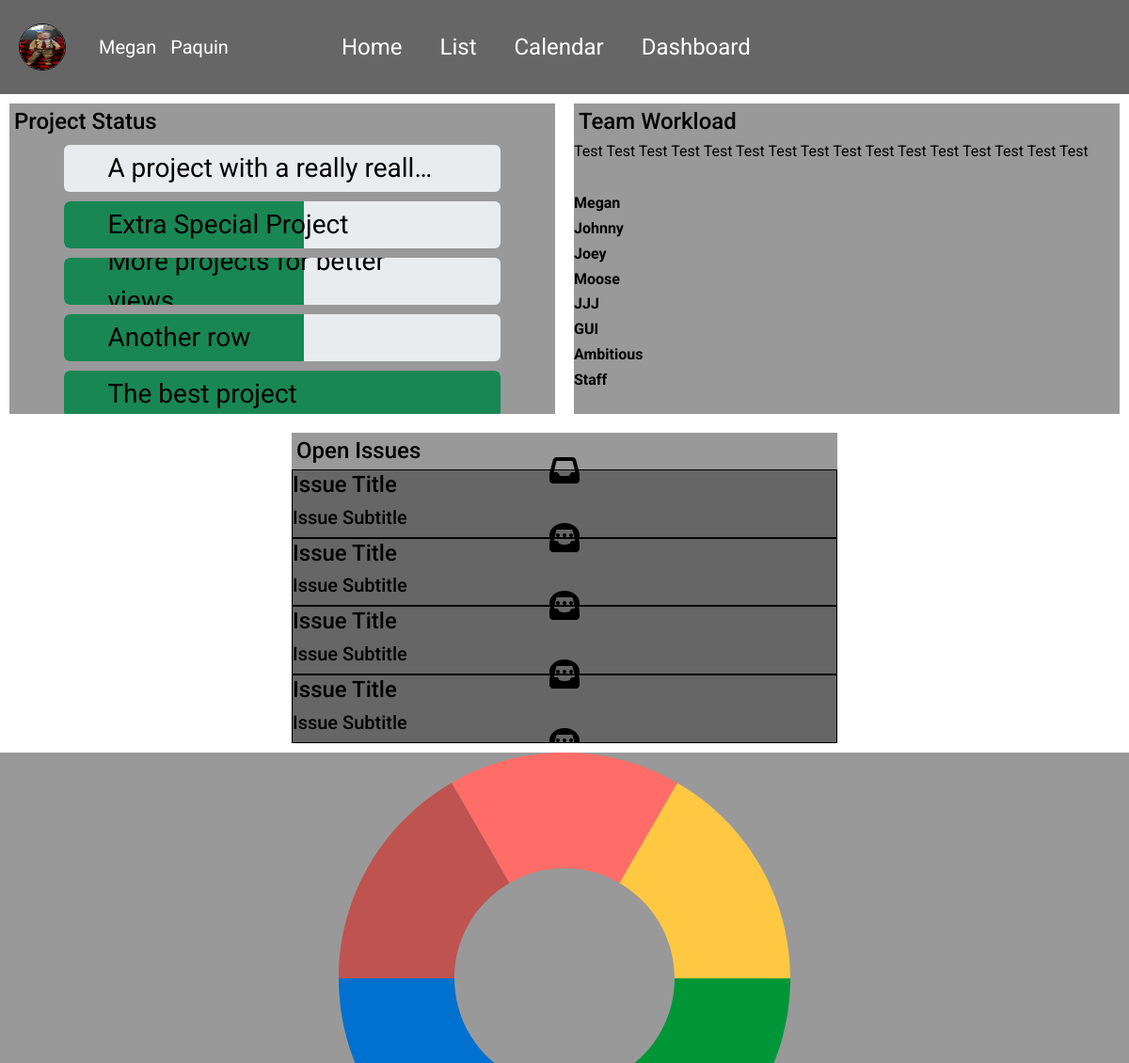
The app's page /dashboard (signed in), older data.
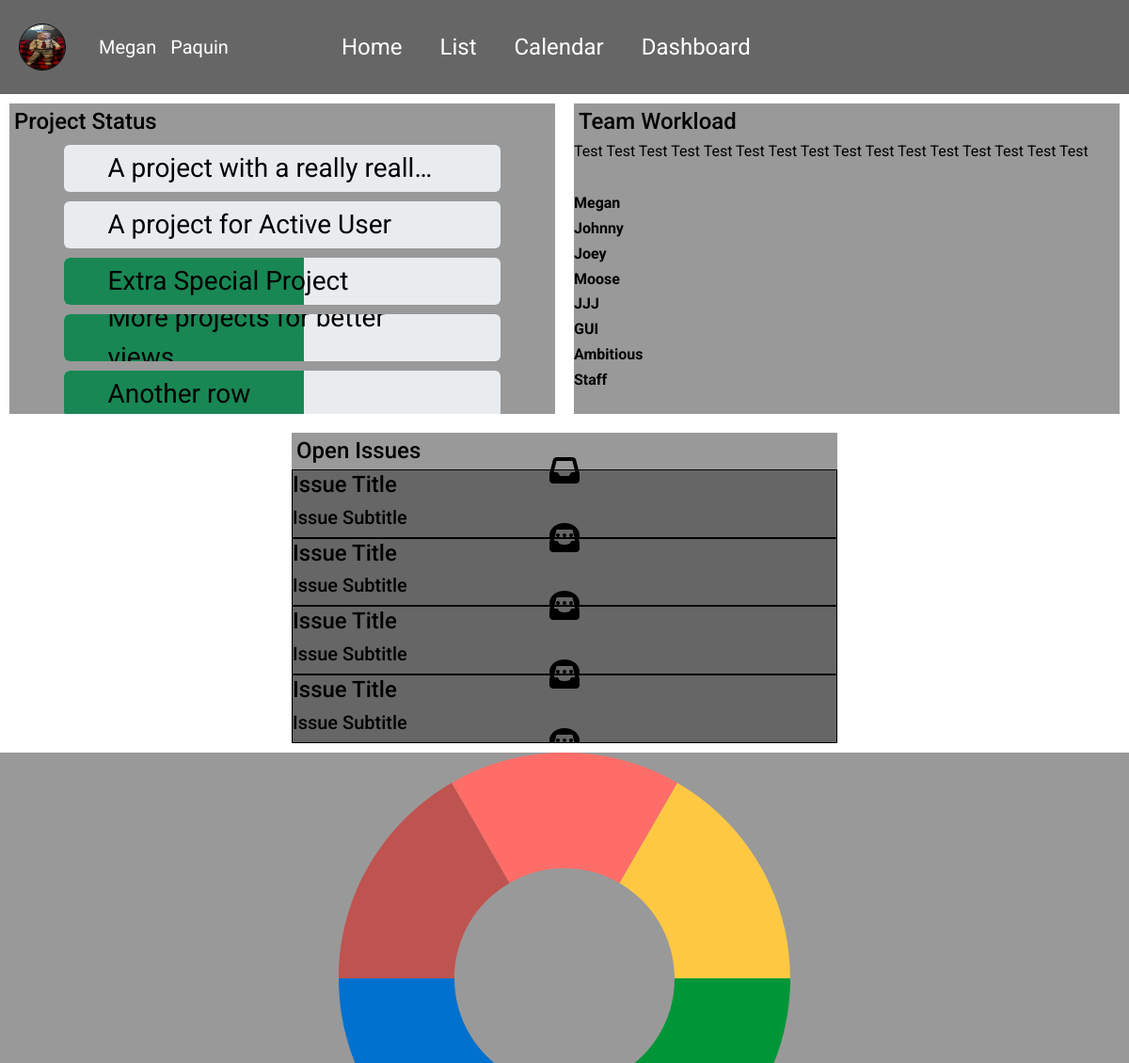
The same page, newer data.
### accounts/models.py (models this page shows, shortened)
class CustomUser(AbstractBaseUser, PermissionsMixin):
    email = models.EmailField(_('email address'), unique=True)
    is_staff = models.BooleanField(default=False)
    is_active = models.BooleanField(default=True)
    date_joined = models.DateTimeField(default=timezone.now)
    USERNAME_FIELD = 'email'
    REQUIRED_FIELDS = []
    color = models.CharField(max_length=7, default="#FFFFFF")
    first_name = models.CharField(max_length=128)
    last_name = models.CharField(max_length=128)
    phone = models.CharField(max_length=9, null=True)
    image = models.ImageField(upload_to='images/', default='images/default_img.png')
    objects = CustomUserManager()

### projects/models.py (models this page shows, shortened)
class Project(models.Model):
    title = models.CharField(max_length=120)
    summary = models.TextField()
    deadline = models.DateTimeField()
    created_on = models.DateTimeField(auto_now_add=True)
    author = models.ForeignKey(
        get_user_model(),
        on_delete=models.CASCADE,
        related_name="project_author"
    )
    status = models.ForeignKey(
        Status,
        on_delete=models.CASCADE,
        blank = True,
        null = True,
    )
    members = models.ManyToManyField(CustomUser)

### pages/views.py (the view)
# urls.py: path('dashboard', DashboardPageView.as_view(), name="dashboard"),
class DashboardPageView(TemplateView):
    template_name = "pages/dashboard.html"
    def get_context_data(self, **kwargs):
        loggedin = self.request.user
        context = super().get_context_data(**kwargs)
        context['projects'] = Project.objects.filter(author=loggedin)
        context['team_workload'] = Team.objects.filter(leader=loggedin)
        context['tasks'] = Task.objects.all()
        return context

### projects/models.py (called while the page is built)
    def __str__(self):
        return self.name

### templates/pages/dashboard.html (shortened to what this page needs)
{% extends 'base.html' %}
{% load static %}
{% block links %}
    <link href="https://cdn.jsdelivr.net/npm/bootstrap@5.2.2/dist/css/bootstrap.min.css" rel="stylesheet">
    <link rel="stylesheet" href="https://cdn.jsdelivr.net/npm/charts.css/dist/charts.min.css">
    <link rel="stylesheet" href="{% static 'css/base.css' %}" />
    <link rel="stylesheet" href="{% static 'css/page-layout.css' %}" />
    <link rel="stylesheet" href="{% static 'css/dashboard.css' %}" />
{% endblock links %}
{% block contents %}
<div class="row-container top">
  <section class="top-left">
    <h4 class="section-labels">Project Status</h4>
    {% for project in projects %}
    {% if project.status|stringformat:"s" == "assigned" %}
      <div class="progress" style="height: 50px">
        <span class="title">{{ project.title| truncatechars:30 }}</span>
      </div>
    {% endif %}
    {% endfor %}
    {% for project in projects %}
    {% if project.status|stringformat:"s" == "in-progress" %}
      <div class="progress" style="height: 50px">
        <div
          class="progress-bar bg-success"
          role="progressbar"
          aria-label="Example 50px high"
          style="width: 55%"
          aria-valuenow="55"
          aria-valuemin="0"
          aria-valuemax="100"
        ></div>
        <span class="title">{{ project.title| truncatechars:30 }}</span>
      </div>
    {% endif %}
    {% endfor %}
    {% for project in projects %}
    {% if project.status|stringformat:"s" == "complete" %}
      <div class="progress" style="height: 50px">
        <div
          class="progress-bar bg-success"
          role="progressbar"
          aria-label="Example 50px high"
          style="width: 100%"
          aria-valuenow="100"
          aria-valuemin="0"
          aria-valuemax="100"
        ></div>
        <span class="title">{{ project.title| truncatechars:30 }}</span>
      </div>
    {% endif %}
    {% endfor %}
  </section>
  <section class="top-right">
    <h4 class="section-labels">Team Workload</h4>
    <table class="charts-css column show-labels show-4-secondary-axes">
      {% for team in team_workload %}
      {% for member in team.members.all %}
      <tr>
          <th scope="row">{{ member.first_name }}</th>
      </tr>
      {% endfor %}
      {% endfor %}
    </table>
  </section>
</div>
<div class="row-container bottom">
  <section class="bottom-left">
    <h4 class="section-labels">Open Issues</h4>
    <div class="issue-ticket row-container">
      <i class="fa-solid fa-inbox fa-2xl"></i>
      <div class="column-container details">
        <h4>Issue Title</h4>
        <h5>Issue Subtitle</h5>
      </div>
      <i class="fa-regular fa-comment-dots fa-2xl"></i>
    </div>
    <div class="issue-ticket row-container">
      <i class="fa-solid fa-inbox fa-2xl"></i>
      <div class="column-container details">
        <h4>Issue Title</h4>
        <h5>Issue Subtitle</h5>
      </div>
      <i class="fa-regular fa-comment-dots fa-2xl"></i>
    </div>
    <div class="issue-ticket row-container">
      <i class="fa-solid fa-inbox fa-2xl"></i>
      <div class="column-container details">
        <h4>Issue Title</h4>
        <h5>Issue Subtitle</h5>
      </div>
      <i class="fa-regular fa-comment-dots fa-2xl"></i>
    </div>
    <div class="issue-ticket row-container">
      <i class="fa-solid fa-inbox fa-2xl"></i>
      <div class="column-container details">
        <h4>Issue Title</h4>
        <h5>Issue Subtitle</h5>
      </div>
      <i class="fa-regular fa-comment-dots fa-2xl"></i>
    </div>
  </section>
  <section class="bottom-right row-container">
    <img id="piechart" src="{% static 'img/pie-chart-svgrepo-com (1).svg' %}" alt="">
  </section>
</div>
{% endblock contents %}

### templates/base.html (shortened to what this page needs)
{% load static %}
<!DOCTYPE html>
<html lang="en">
<head>
    {% block links %}
    {% endblock links %}
    <link rel="stylesheet" href="{% static 'css/base.css' %}">
    <link rel="stylesheet" href="{% static 'css/page-layout.css' %}">
</head>
<body>
    <div class="row-container">
        <div class="column-container column">
            <div class="row-container top-nav">
                <div class="name-group">
                    <img src="{{ user.image.url }}" alt="user profile image" class="user-circle">
                    {% if user.is_authenticated %}
                        <a href="{% url 'change_user' user.id %}">
                            <span>{{ user.first_name }}</span>
                            <span>{{ user.last_name }}</span>
                        </a>
                    {% endif %}
                </div>
                <a href="{% url 'home' %}">Home</a>
                <a href="{% url 'list' %}">List</a>
                <a href="{% url 'calendar' %}">Calendar</a>
                <a href="{% url 'dashboard' %}">Dashboard</a>
            </div>
            <div class="column-container contents">
                {% block contents %}
                {% endblock contents %}
            </div>
        </div>
    </div>
</body>
</html>

### static/css/base.css (style rules this page uses)
* { padding: 0; margin: 0; }
html { padding: 0; margin-right: 0; }
a { color: inherit; }
body { background-color: #333333; font-family: 'Roboto', sans-serif; color: #FFF; }
h4 { font-size: 24px; }
h5 { font-size: 20px; }
.row-container { display: flex; width: 100%; flex-direction: row; flex-wrap: wrap; justify-content: center; align-items: center; margin: 0; padding: 0; }
.column-container { display: flex; width: 100%; flex-direction: column; align-content: left; margin: 0; padding: 0; }
a { text-decoration: none; color: black; }
.top-nav a { color: #FFF; }

### static/css/page-layout.css (style rules this page uses)
.user-circle { width: 50px; height: 50px; background-color: #FFF ; border: 1px solid black; border-radius: 50%; margin: auto 10px; }
.column { flex: 5; width: 100%; }
.top-nav { background-color: #666; height: 100px; font-size: 24px; justify-content: left; }
.contents { background-color: #fff; color: black; height: calc(100vh - 100px); }
.name-group { display: flex; flex-direction: row; flex-wrap: none; margin-left: 10px; margin-right: 75px; font-size: 20px; align-items: center; }
.name-group span { margin: 0 5px; }
.top-nav a { margin: auto 20px; }

### static/css/dashboard.css (style rules this page uses)
.top { flex: 1; height: calc((100vh - 102px) / 2); align-items: stretch; align-content: stretch; }
.bottom { flex: 1; height: calc((100vh - 102px) / 2); align-items: stretch; }
.top-left, .top-right, .bottom-left, .bottom-right { background-color: #999; width: calc(50% - 20px); height: calc(100% - 20px); margin: 10px; align-items: center; justify-content: center; overflow: auto; scroll-behavior: auto; }
.top-left { overflow: auto; scroll-behavior: auto; }
.progress { width: 80%; margin: 10px auto; color: black !important; font-size: 28px; position: relative; }
.title { position: absolute; top: 50%; left: 50%; transform: translate(-50%, -50%); font-size: 28px; width: 80%; }
.section-labels { margin: 5px; }
.details { width: fit-content; padding: 2px 50px; }
.issue-ticket { border: 1px solid black; background-color: #666; margin: 10px 50px; width: auto; }
.charts-css { height: 65%; width: 80%; margin: 30px auto; }
#piechart { width: 40%; }

Row changes from the older to the newer data that the page shows:
no longer on this page (row unchanged): Project: title "The best project"
added Project: title "A project for Active User", shown under "Project Status"
